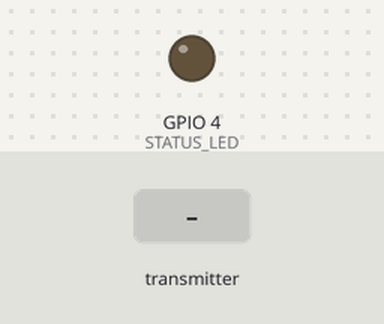
Bench run of a sketch on a simulated ESP32. Parts: output pins drawn as LEDs (lit = HIGH). The test bench sets the inputs (shaded band). What the sketch prints to the serial monitor is not drawn.

Above: at 1.5 s.
1.6 s: the transmitter starts sending type = 0
At 4.65 s:
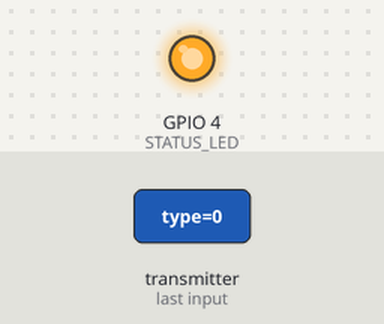
Timing chart, 0 to 10.6 s (numbered marks = the images above; inputs shaded):
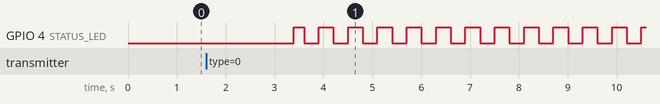

Measured:
- by itself, GPIO 4 (STATUS_LED): repeats every 0.60 s: LOW 0.30 s, HIGH 0.30 s

The sketch:

shadow_coordinator.ino
```cpp
/*
  AWD-COORD — SHADOW COORDINATOR PRODUCTION FIRMWARE
  =====================================================
  Role: Silently mirrors Proxy state via ShadowSyncPacket. Detects primary
  failure (no sync received within timeout) and asserts a SAFE SHUTDOWN
  state (all valves closed, pump off) — not a replication of scheduling
  intelligence, since that logic lives only in the Python coordinator.

  FAILOVER BEHAVIOR (confirmed decision): safe shutdown only. This does NOT
  continue irrigation scheduling — it only ensures a safe state when the
  primary link is lost.

  ARCHITECTURE NOTE: field nodes and the pump node currently address their
  status packets only to PROXY_MAC, never to this board. So in practice the
  only packet type this board will ever receive is PKT_SHADOW_SYNC. The
  receive callback below explicitly checks type and size for every defined
  packet anyway, and safely ignores anything unexpected, so nothing breaks
  if that addressing ever changes later.

  Requires: mac_config.h, awd_protocol.h (identical versions to every other
  board — struct sizes must match exactly, or packets are silently dropped).
*/

#include <esp_now.h>
#include <WiFi.h>
#include "../common/mac_config.h"
#include "../common/awd_protocol.h"

#define STATUS_LED 4
#define SYNC_TIMEOUT_MS 3000   // no ShadowSyncPacket for 3s = primary considered down
#define LED_BLINK_INTERVAL_MS 300

bool primaryDown = false;
bool failoverActionTaken = false; // ensures shutdown commands are sent only once per failure
unsigned long lastSyncReceived = 0;
unsigned long lastBlink = 0;
bool blinkState = false;

// Last known state, for Serial diagnostics only — no scheduling decisions made from this
ShadowSyncPacket lastKnownState;
bool hasReceivedSync = false;

void onDataSent(const wifi_tx_info_t *info, esp_now_send_status_t status) {
  if (status != ESP_NOW_SEND_SUCCESS) {
    Serial.println("[ESP-NOW] Send FAILED");
  }
}

void onDataRecv(const esp_now_recv_info_t *info, const uint8_t *data, int len) {
  if (len < 1) return;
  uint8_t type = data[0];

  switch (type) {
    case PKT_SHADOW_SYNC:
      if (len != sizeof(ShadowSyncPacket)) {
        Serial.println("[WARN] SHADOW_SYNC size mismatch — check awd_protocol.h matches Proxy");
        return;
      }
      memcpy(&lastKnownState, data, sizeof(lastKnownState));
      hasReceivedSync = true;
      lastSyncReceived = millis();

      if (primaryDown) {
        Serial.println(">>> PRIMARY RESTORED — Shadow standing down <<<");
        primaryDown = false;
        failoverActionTaken = false;
      }
      break;

    // These are never expected to arrive here given current unicast addressing
    // (see architecture note above). Logged, not acted on, in case that changes.
    case PKT_FIELD_STATUS:
    case PKT_PUMP_STATUS:
    case PKT_HEARTBEAT:
    case PKT_VALVE_COMMAND:
    case PKT_PUMP_COMMAND:
      Serial.print("[INFO] Unexpected packet type ");
      Serial.print(type);
      Serial.println(" received — no addressing currently sends this here; ignored.");
      break;

    default:
      Serial.println("[WARN] Unknown packet type received; ignored.");
      break;
  }
}

void sendSafeShutdown() {
  Serial.println(">>> SHADOW FAILOVER: sending safe-shutdown to all nodes <<<");

  ValveCommandPacket valveCmd;
  valveCmd.type = PKT_VALVE_COMMAND;
  valveCmd.openValve = false;

  uint8_t* fieldMacs[] = {FIELD1_MAC, FIELD2_MAC, FIELD3_MAC, FIELD4_MAC};
  for (int i = 0; i < 4; i++) {
    valveCmd.nodeId = i + 1;
    esp_now_send(fieldMacs[i], (uint8_t *)&valveCmd, sizeof(valveCmd));
    delay(20); // small gap between sends, avoid radio congestion
  }

  PumpCommandPacket pumpCmd;
  pumpCmd.type = PKT_PUMP_COMMAND;
  pumpCmd.pumpOn = false;
  esp_now_send(PUMP_MAC, (uint8_t *)&pumpCmd, sizeof(pumpCmd));

  Serial.println(">>> Safe-shutdown commands sent to all 4 field nodes + pump <<<");
}

void setup() {
  Serial.begin(115200);
  delay(300);
  Serial.println("\n=== AWD-COORD SHADOW COORDINATOR — PRODUCTION ===");

  pinMode(STATUS_LED, OUTPUT);
  digitalWrite(STATUS_LED, LOW);

  WiFi.mode(WIFI_STA);
  Serial.print("Shadow Coordinator MAC: ");
  Serial.println(WiFi.macAddress());

  if (esp_now_init() != ESP_OK) {
    Serial.println("[ESP-NOW] Init FAILED — halting.");
    while (true) delay(1000);
  }

  esp_now_register_send_cb(onDataSent);
  esp_now_register_recv_cb(onDataRecv);

  // Needs to send to field/pump nodes directly if failover triggers
  uint8_t* allTargets[] = {FIELD1_MAC, FIELD2_MAC, FIELD3_MAC, FIELD4_MAC, PUMP_MAC};
  const char* targetNames[] = {"field1", "field2", "field3", "field4", "pump"};
  for (int i = 0; i < 5; i++) {
    esp_now_peer_info_t peerInfo = {};
    memcpy(peerInfo.peer_addr, allTargets[i], 6);
    peerInfo.channel = 0;
    peerInfo.encrypt = false;
    if (esp_now_add_peer(&peerInfo) != ESP_OK) {
      Serial.print("[ESP-NOW] Failed to add peer: ");
      Serial.println(targetNames[i]);
    }
  }

  lastSyncReceived = millis(); // don't immediately trigger failover at boot
  Serial.println("Shadow Coordinator ready. Monitoring for Proxy sync...\n");
}

void loop() {
  unsigned long now = millis();

  bool syncTimedOut = (now - lastSyncReceived) > SYNC_TIMEOUT_MS;

  if (syncTimedOut && !primaryDown) {
    primaryDown = true;
    Serial.println(">>> PRIMARY DOWN — no ShadowSync received within timeout <<<");
  }

  if (primaryDown && !failoverActionTaken) {
    sendSafeShutdown();
    failoverActionTaken = true;
  }

  // --- LED: solid = normal, blinking = failover active, off = no sync yet ---
  if (primaryDown) {
    if (now - lastBlink >= LED_BLINK_INTERVAL_MS) {
      lastBlink = now;
      blinkState = !blinkState;
      digitalWrite(STATUS_LED, blinkState);
    }
  } else {
    digitalWrite(STATUS_LED, hasReceivedSync ? HIGH : LOW);
  }

  // --- Diagnostic print, once per second ---
  static unsigned long lastPrint = 0;
  if (now - lastPrint >= 1000) {
    lastPrint = now;
    if (hasReceivedSync) {
      Serial.printf("[STATUS] Primary: %s | Fields online: %d%d%d%d | Pump online: %s | Pump on: %s | Active plot: %d\n",
        primaryDown ? "DOWN" : "OK",
        lastKnownState.fieldOnline[0], lastKnownState.fieldOnline[1],
        lastKnownState.fieldOnline[2], lastKnownState.fieldOnline[3],
        lastKnownState.pumpOnline ? "yes" : "no",
        lastKnownState.pumpCurrentlyOn ? "yes" : "no",
        lastKnownState.activePlot);
    } else {
      Serial.println("[STATUS] Waiting for first ShadowSync from Proxy...");
    }
  }
}
```
